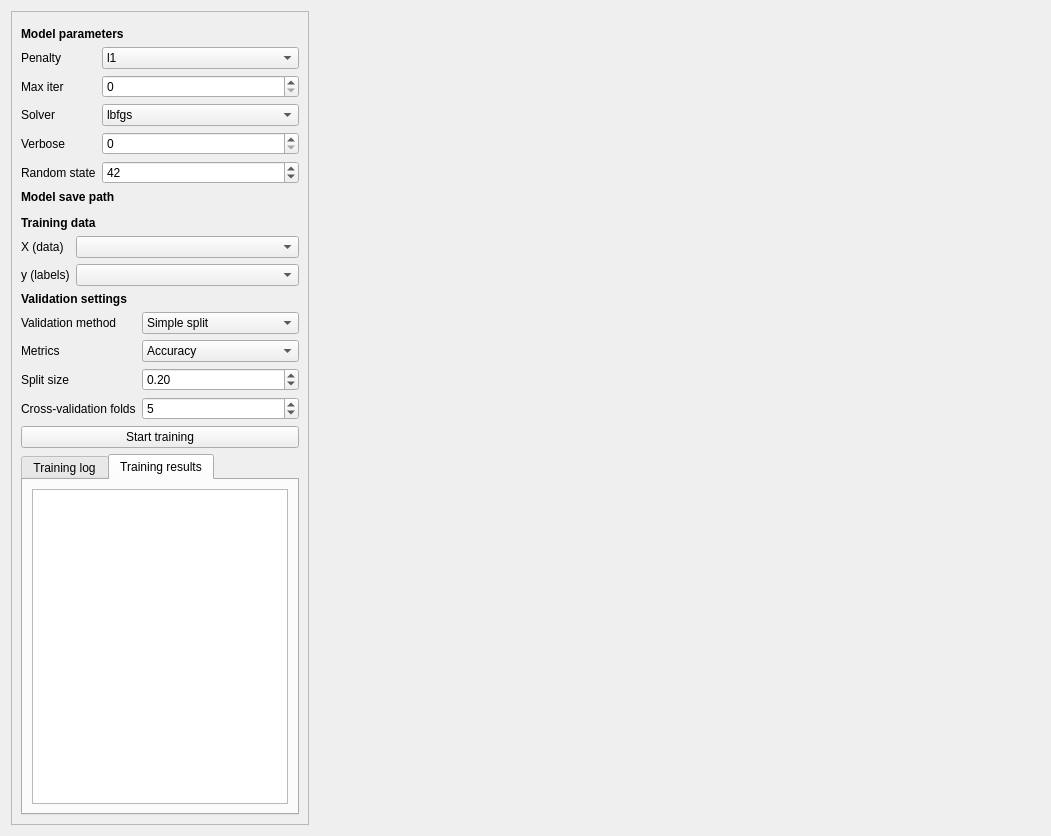
<?xml version="1.0" encoding="UTF-8"?>
<ui version="4.0">
 <class>model_widget</class>
 <widget class="QWidget" name="model_widget">
  <property name="geometry">
   <rect>
    <x>0</x>
    <y>0</y>
    <width>1051</width>
    <height>836</height>
   </rect>
  </property>
  <property name="windowTitle">
   <string>Form</string>
  </property>
  <layout class="QFormLayout" name="formLayout_3">
   <item row="0" column="0">
    <widget class="QFrame" name="model_frame">
     <property name="frameShape">
      <enum>QFrame::StyledPanel</enum>
     </property>
     <property name="frameShadow">
      <enum>QFrame::Raised</enum>
     </property>
     <layout class="QHBoxLayout" name="horizontalLayout_7">
      <item>
       <layout class="QVBoxLayout" name="verticalLayout">
        <item>
         <layout class="QVBoxLayout" name="verticalLayout_20">
          <item>
           <layout class="QVBoxLayout" name="verticalLayout_21">
            <item>
             <layout class="QFormLayout" name="formLayout_8">
              <item row="0" column="0" colspan="2">
               <layout class="QVBoxLayout" name="verticalLayout_22">
                <item>
                 <layout class="QFormLayout" name="formLayout"/>
                </item>
               </layout>
              </item>
              <item row="1" column="0" colspan="2">
               <layout class="QVBoxLayout" name="verticalLayout_23">
                <item>
                 <widget class="QLabel" name="label_7">
                  <property name="font">
                   <font>
                    <weight>75</weight>
                    <bold>true</bold>
                   </font>
                  </property>
                  <property name="text">
                   <string>Model parameters</string>
                  </property>
                 </widget>
                </item>
                <item>
                 <layout class="QVBoxLayout" name="verticalLayout_3">
                  <item>
                   <layout class="QFormLayout" name="formLayout_2">
                    <item row="1" column="0">
                     <widget class="QLabel" name="label">
                      <property name="text">
                       <string>Penalty</string>
                      </property>
                     </widget>
                    </item>
                    <item row="1" column="1">
                     <widget class="QComboBox" name="loss_cb">
                      <item>
                       <property name="text">
                        <string>l1</string>
                       </property>
                      </item>
                      <item>
                       <property name="text">
                        <string>l2</string>
                       </property>
                      </item>
                      <item>
                       <property name="text">
                        <string>elasicnet</string>
                       </property>
                      </item>
                      <item>
                       <property name="text">
                        <string>None</string>
                       </property>
                      </item>
                     </widget>
                    </item>
                    <item row="2" column="0">
                     <widget class="QLabel" name="label_2">
                      <property name="text">
                       <string>Max iter</string>
                      </property>
                     </widget>
                    </item>
                    <item row="2" column="1">
                     <widget class="QSpinBox" name="spinBox"/>
                    </item>
                    <item row="3" column="0">
                     <widget class="QLabel" name="label_4">
                      <property name="text">
                       <string>Solver</string>
                      </property>
                     </widget>
                    </item>
                    <item row="4" column="0">
                     <widget class="QLabel" name="label_5">
                      <property name="text">
                       <string>Verbose</string>
                      </property>
                     </widget>
                    </item>
                    <item row="4" column="1">
                     <widget class="QSpinBox" name="verbose_sb"/>
                    </item>
                    <item row="5" column="0">
                     <widget class="QLabel" name="label_6">
                      <property name="text">
                       <string>Random state</string>
                      </property>
                     </widget>
                    </item>
                    <item row="5" column="1">
                     <widget class="QSpinBox" name="random_state_sb">
                      <property name="value">
                       <number>42</number>
                      </property>
                     </widget>
                    </item>
                    <item row="3" column="1">
                     <widget class="QComboBox" name="comboBox">
                      <item>
                       <property name="text">
                        <string>lbfgs</string>
                       </property>
                      </item>
                      <item>
                       <property name="text">
                        <string>liblinear</string>
                       </property>
                      </item>
                      <item>
                       <property name="text">
                        <string>newton-cg</string>
                       </property>
                      </item>
                      <item>
                       <property name="text">
                        <string>newton-cholesky</string>
                       </property>
                      </item>
                      <item>
                       <property name="text">
                        <string>sag</string>
                       </property>
                      </item>
                      <item>
                       <property name="text">
                        <string>saga</string>
                       </property>
                      </item>
                     </widget>
                    </item>
                   </layout>
                  </item>
                 </layout>
                </item>
                <item>
                 <widget class="QLabel" name="label_20">
                  <property name="font">
                   <font>
                    <weight>75</weight>
                    <bold>true</bold>
                   </font>
                  </property>
                  <property name="text">
                   <string>Model save path</string>
                  </property>
                  <property name="alignment">
                   <set>Qt::AlignBottom|Qt::AlignLeading|Qt::AlignLeft</set>
                  </property>
                 </widget>
                </item>
                <item>
                 <widget class="QgsFileWidget" name="model_save_path"/>
                </item>
                <item>
                 <widget class="QLabel" name="label_18">
                  <property name="font">
                   <font>
                    <weight>75</weight>
                    <bold>true</bold>
                   </font>
                  </property>
                  <property name="text">
                   <string>Training data</string>
                  </property>
                 </widget>
                </item>
                <item>
                 <layout class="QFormLayout" name="formLayout_9">
                  <item row="0" column="0">
                   <widget class="QLabel" name="label_21">
                    <property name="text">
                     <string>X (data)</string>
                    </property>
                   </widget>
                  </item>
                  <item row="0" column="1">
                   <widget class="QgsMapLayerComboBox" name="X_cb"/>
                  </item>
                  <item row="1" column="0">
                   <widget class="QLabel" name="label_22">
                    <property name="text">
                     <string>y (labels)</string>
                    </property>
                   </widget>
                  </item>
                  <item row="1" column="1">
                   <widget class="QgsMapLayerComboBox" name="y_cb"/>
                  </item>
                 </layout>
                </item>
               </layout>
              </item>
              <item row="2" column="0" colspan="2">
               <layout class="QVBoxLayout" name="verticalLayout_24">
                <item>
                 <widget class="QLabel" name="label_23">
                  <property name="font">
                   <font>
                    <weight>75</weight>
                    <bold>true</bold>
                   </font>
                  </property>
                  <property name="text">
                   <string>Validation settings</string>
                  </property>
                 </widget>
                </item>
                <item>
                 <layout class="QFormLayout" name="formLayout_10">
                  <item row="0" column="0">
                   <widget class="QLabel" name="testMethodLabel_7">
                    <property name="text">
                     <string>Validation method</string>
                    </property>
                   </widget>
                  </item>
                  <item row="0" column="1">
                   <widget class="QComboBox" name="test_method_cb">
                    <item>
                     <property name="text">
                      <string>Simple split</string>
                     </property>
                    </item>
                    <item>
                     <property name="text">
                      <string>K-fold CV</string>
                     </property>
                    </item>
                    <item>
                     <property name="text">
                      <string>Stratified k-fold CV</string>
                     </property>
                    </item>
                    <item>
                     <property name="text">
                      <string>Leave-one-out CV</string>
                     </property>
                    </item>
                    <item>
                     <property name="text">
                      <string>None</string>
                     </property>
                    </item>
                   </widget>
                  </item>
                  <item row="1" column="0">
                   <widget class="QLabel" name="testMethodLabel_8">
                    <property name="text">
                     <string>Metrics</string>
                    </property>
                   </widget>
                  </item>
                  <item row="1" column="1">
                   <widget class="QgsCheckableComboBox" name="metrics_cb">
                    <property name="defaultText">
                     <string>Accuracy</string>
                    </property>
                    <property name="checkedItems">
                     <stringlist/>
                    </property>
                    <item>
                     <property name="text">
                      <string>Accuracy</string>
                     </property>
                    </item>
                    <item>
                     <property name="text">
                      <string>Precision</string>
                     </property>
                    </item>
                    <item>
                     <property name="text">
                      <string>Recall</string>
                     </property>
                    </item>
                    <item>
                     <property name="text">
                      <string>F1</string>
                     </property>
                    </item>
                    <item>
                     <property name="text">
                      <string>AUC</string>
                     </property>
                    </item>
                   </widget>
                  </item>
                  <item row="2" column="0">
                   <widget class="QLabel" name="simpleSplitSizeLabel_4">
                    <property name="text">
                     <string>Split size</string>
                    </property>
                   </widget>
                  </item>
                  <item row="2" column="1">
                   <widget class="QDoubleSpinBox" name="split_size_sb">
                    <property name="minimum">
                     <double>0.010000000000000</double>
                    </property>
                    <property name="maximum">
                     <double>0.990000000000000</double>
                    </property>
                    <property name="value">
                     <double>0.200000000000000</double>
                    </property>
                   </widget>
                  </item>
                  <item row="3" column="0">
                   <widget class="QLabel" name="crossValidationFoldsLabel_4">
                    <property name="text">
                     <string>Cross-validation folds</string>
                    </property>
                   </widget>
                  </item>
                  <item row="3" column="1">
                   <widget class="QgsSpinBox" name="cv_folds_sb">
                    <property name="minimum">
                     <number>2</number>
                    </property>
                    <property name="value">
                     <number>5</number>
                    </property>
                   </widget>
                  </item>
                  <item row="4" column="0" colspan="2">
                   <widget class="QPushButton" name="train_pb">
                    <property name="text">
                     <string>Start training</string>
                    </property>
                   </widget>
                  </item>
                 </layout>
                </item>
               </layout>
              </item>
              <item row="3" column="0">
               <widget class="QTabWidget" name="tabWidget_3">
                <property name="currentIndex">
                 <number>1</number>
                </property>
                <widget class="QWidget" name="tab_6">
                 <attribute name="title">
                  <string>Training log</string>
                 </attribute>
                 <layout class="QVBoxLayout" name="verticalLayout_17">
                  <item>
                   <layout class="QVBoxLayout" name="verticalLayout_18">
                    <item>
                     <widget class="QTextBrowser" name="textBrowser_2"/>
                    </item>
                    <item>
                     <layout class="QHBoxLayout" name="horizontalLayout_6">
                      <item>
                       <widget class="QLabel" name="label_15">
                        <property name="text">
                         <string>Progress</string>
                        </property>
                       </widget>
                      </item>
                      <item>
                       <widget class="QProgressBar" name="progressBar_2">
                        <property name="value">
                         <number>24</number>
                        </property>
                       </widget>
                      </item>
                     </layout>
                    </item>
                   </layout>
                  </item>
                 </layout>
                </widget>
                <widget class="QWidget" name="tab_7">
                 <attribute name="title">
                  <string>Training results</string>
                 </attribute>
                 <layout class="QVBoxLayout" name="verticalLayout_19">
                  <item>
                   <widget class="QTableWidget" name="results_table">
                    <property name="alternatingRowColors">
                     <bool>true</bool>
                    </property>
                   </widget>
                  </item>
                 </layout>
                </widget>
               </widget>
              </item>
             </layout>
            </item>
           </layout>
          </item>
         </layout>
        </item>
       </layout>
      </item>
     </layout>
    </widget>
   </item>
  </layout>
 </widget>
 <customwidgets>
  <customwidget>
   <class>QgsCheckableComboBox</class>
   <extends>QComboBox</extends>
   <header>qgscheckablecombobox.h</header>
  </customwidget>
  <customwidget>
   <class>QgsFileWidget</class>
   <extends>QWidget</extends>
   <header>qgsfilewidget.h</header>
   <container>1</container>
  </customwidget>
  <customwidget>
   <class>QgsMapLayerComboBox</class>
   <extends>QComboBox</extends>
   <header>qgsmaplayercombobox.h</header>
  </customwidget>
  <customwidget>
   <class>QgsSpinBox</class>
   <extends>QSpinBox</extends>
   <header>qgsspinbox.h</header>
  </customwidget>
 </customwidgets>
 <resources/>
 <connections/>
</ui>
